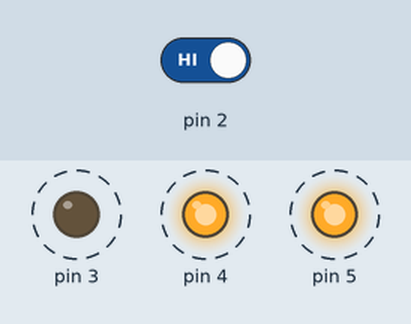
A sketch run on a simulated Arduino Uno, built with avr-gcc and run on an emulated ATmega328P. Shown: output pins drawn as LEDs (lit = HIGH). Dashed ring = blinking. The test bench sets the inputs (shaded band); at power-on: pin 2 HIGH.

Above: at 2.3 s.
2.4 s: pin 2 driven LOW
At 2.62 s:
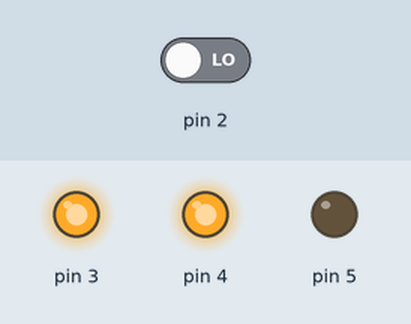
At 4.1 s:
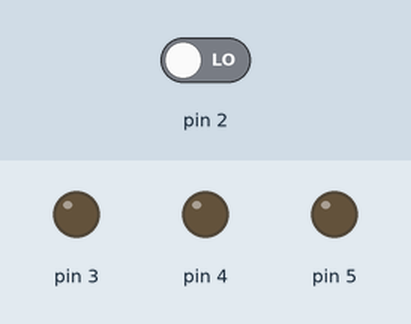
4.5 s: pin 2 driven HIGH
At 4.62 s:
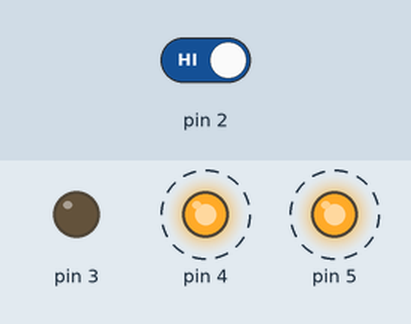
Timing chart, 0 to 14.0 s (numbered marks = the images above; inputs shaded):
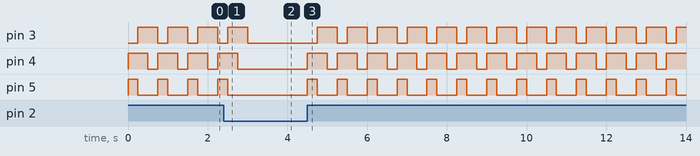

Measured:
- after the input at 2.4 s, pin 3: goes on until 3.0 s, then stays LOW; pin 4: goes on until 2.8 s, then stays LOW; pin 5: goes on until 2.5 s, then stays LOW
- after the input at 4.5 s, pin 3: alternates HIGH for 0.50 s and LOW for 0.25 s, starting after 0.25 s; pin 4: alternates HIGH for 0.50 s and LOW for 0.25 s, starting at once; pin 5: alternates HIGH for 0.25 s and LOW for 0.50 s, starting at once
- by itself, pin 3, pin 4: alternates HIGH for 0.50 s and LOW for 0.25 s
- by itself, pin 5: alternates HIGH for 0.25 s and LOW for 0.50 s

The sketch:

Task2.ino
```cpp
void setup(){
  pinMode(2,INPUT);
  pinMode(3,OUTPUT);
  pinMode(4,OUTPUT);
  pinMode(5,OUTPUT);
}

void loop(){
  int switchstate = 0;
  switchstate = digitalRead(2);
  if(switchstate == LOW){
    digitalWrite(3,LOW);
    digitalWrite(4,LOW);
    digitalWrite(5,LOW);
  }
  else{
    digitalWrite(3,LOW);
    digitalWrite(4,HIGH);
    digitalWrite(5,HIGH);
    delay(250);

    digitalWrite(3,HIGH);
    digitalWrite(4,HIGH);
    digitalWrite(5,LOW);
    delay(250);

    digitalWrite(3,HIGH);
    digitalWrite(4,LOW);
    digitalWrite(5,LOW);
    delay(250);
  }
}
```
